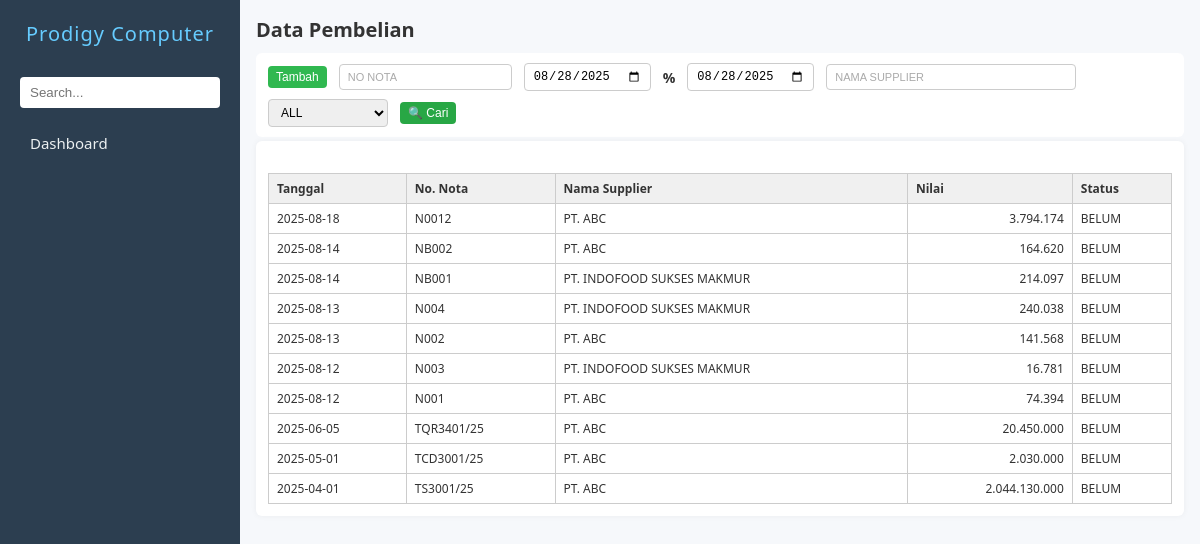
Screenshot of /pembelian.php with the database file from the repository.
### tables this page shows
CREATE TABLE `zbeli` (
  `nonota` char(30) DEFAULT NULL,
  `tgl` date DEFAULT NULL,
  `kodesup` char(10) DEFAULT NULL,
  `kodegd` char(10) NOT NULL,
  `nilai` double DEFAULT 0,
  `lunas` int(11) DEFAULT 0,
  `tgltempo` date DEFAULT NULL,
  `ppn` double(10,2) DEFAULT 0.00,
  `hppn` double(10,2) DEFAULT 0.00,
  `disc1` double(10,2) DEFAULT 0.00,
  `hdisc1` double(10,2) DEFAULT 0.00,
  `disc2` double(10,2) DEFAULT 0.00,
  `hdisc2` double(10,2) DEFAULT 0.00,
  `disc3` double(10,2) DEFAULT 0.00,
  `hdisc3` double(10,2) DEFAULT 0.00,
  `ket` varchar(1000) DEFAULT NULL
);

CREATE TABLE `zsupplier` (
  `kodesup` char(10) NOT NULL,
  `namasup` tinytext NOT NULL,
  `alamat` tinytext NOT NULL,
  `kota` tinytext NOT NULL,
  `ktp` char(20) NOT NULL,
  `npwp` char(30) NOT NULL
);

### pembelian.php (the view, shortened to what this page needs)
<?php
include 'koneksi.php';
$query = mysqli_query($conn, "
    SELECT zbeli.tgl, zbeli.nonota, zsupplier.namasup, zbeli.nilai, zbeli.lunas
    FROM zbeli
    JOIN zsupplier ON zbeli.kodesup = zsupplier.kodesup
    ORDER BY zbeli.tgl DESC, zbeli.nonota DESC
    LIMIT 10
");
?>
<!DOCTYPE html>
<html lang="en">
<head>
    <link rel="stylesheet" href="navbar.css" />
    <link rel="stylesheet" href="form.css" />
</head>
<body>
    <?php
    include 'navbar.php';
    $hakUbah   = $aksesEdit['tambah'];?>
    <main>
        <h2>Data Pembelian</h2>
        <div class="action-bar">
            <button type="button" name="btnTambah" id="btnTambah" class="action-btn tambah" onclick="cekAkses()">Tambah</button>
            <input type="text" name="noNota" id="inputNoNota" placeholder="No Nota" style="text-transform: uppercase;">
            <input type="date" name="tgl1" id="inputTgl1">
            <span>%</span>
            <input type="date" name="tgl2" id="inputTgl2">
            <input type="text" name="namasup" id="inputNamasup" placeholder="Nama supplier" class="medium-input" style="text-transform: uppercase;">
            <select name="statusBayar" id="statusBayar">
                <option value="all">ALL</option>
            </select>
            <button type="button" name="btnSearch" id="btnSearch" class="action-btn cari" onclick="triggerSearch()">🔍 Cari</button>
        </div>
        <form id="pembelianForm" action="prosespembelian.php" method="POST" enctype="multipart/form-data" onsubmit="return validateForm()">
            <div id="tabelHasil" class="form-grid" style="margin-top: 20px;">
                <table class="tabel-hasil">
                    <thead>
                        <tr>
                            <th>Tanggal</th>
                            <th>No. Nota</th>
                            <th>Nama Supplier</th>
                            <th>Nilai</th>
                            <th>Status</th>
                        </tr>
                    </thead>
                    <tbody>
                        <?php while ($row = mysqli_fetch_assoc($query)): ?>
                            <tr onclick="tampilkanKonfirmasiEdit('<?= $row['nonota'] ?>')">
                                <td><?= $row['tgl'] ?></td>
                                <td><?= $row['nonota'] ?></td>
                                <td><?= $row['namasup'] ?></td>
                                <td style="text-align: right;"><?= number_format($row['nilai'], 0, ',', '.') ?></td>
                                <td><?= $row['lunas'] ? 'LUNAS' : 'BELUM' ?></td>
                            </tr>
                        <?php endwhile; ?>
                    </tbody>
                </table>
            </div>
        </form>
    </main>
</body>
</html>

### form.css (style rules this page uses)
* { box-sizing: border-box; margin: 0; padding: 0; }
body { font-family: "Segoe UI", Tahoma, Geneva, Verdana, sans-serif; display: flex; height: 100vh; background: #f6f8fb; color: #333; }
main { padding: 1rem; flex: 1; overflow-y: auto; }
h2 { margin-bottom: 10px; font-size: 20px; }
form { background: #fff; padding: 12px; border-radius: 6px; box-shadow: 0 0 6px rgba(0, 0, 0, 0.05); }
#btnTambah { background-color: #30b850; }
.tabel-hasil { width: 100%; border-collapse: collapse; font-size: 14px; margin-top: 10px; }
.tabel-hasil th, .tabel-hasil td { border: 1px solid #ccc; padding: 8px 10px; text-align: left; }
.tabel-hasil th { background-color: #f0f0f0; font-weight: bold; }
.medium-input { width: 250px; }
.action-bar { display: flex; flex-wrap: wrap; align-items: center; gap: 8px 12px; margin-bottom: 4px; background-color: #fff; padding: 10px 12px; border-radius: 6px; }
.action-bar input[type="text"], .action-bar input[type="date"], .action-bar select { padding: 5px 8px; font-size: 12px; border: 1px solid #ccc; border-radius: 4px; min-width: 120px; }
.action-bar input[type="text"]::placeholder { font-size: 11px; color: #aaa; }
.action-bar span { font-size: 14px; font-weight: bold; }
.action-bar .action-btn { padding: 4px 8px; font-size: 12px; border: none; color: white; border-radius: 4px; cursor: pointer; transition: 0.3s ease; }
.action-bar .action-btn.tambah { background-color: #30b850; }
.action-bar .action-btn.cari { background-color: #28a745; }
.tabel-hasil { width: 100%; border-collapse: collapse; margin-top: 1em; font-size: 12px; border: 1px solid #ccc; }
.tabel-hasil th, .tabel-hasil td { padding: 6px 8px; border: 1px solid #ccc; text-align: left; background-color: #fff; }
.tabel-hasil th { background-color: #f0f0f0; font-weight: bold; color: #333; }

### rows the page displays
zbeli: tgl "2025-08-18", nonota "N0012", zsupplier.namasup "PT. ABC", nilai "3.794.174", lunas "BELUM"
zbeli: tgl "2025-08-14", nonota "NB002", zsupplier.namasup "PT. ABC", nilai "164.620", lunas "BELUM"
zbeli: tgl "2025-08-14", nonota "NB001", zsupplier.namasup "PT. INDOFOOD SUKSES MAKMUR", nilai "214.097", lunas "BELUM"
zbeli: tgl "2025-08-13", nonota "N004", zsupplier.namasup "PT. INDOFOOD SUKSES MAKMUR", nilai "240.038", lunas "BELUM"
zbeli: tgl "2025-08-13", nonota "N002", zsupplier.namasup "PT. ABC", nilai "141.568", lunas "BELUM"
zbeli: tgl "2025-08-12", nonota "N003", zsupplier.namasup "PT. INDOFOOD SUKSES MAKMUR", nilai "16.781", lunas "BELUM"
zbeli: tgl "2025-08-12", nonota "N001", zsupplier.namasup "PT. ABC", nilai "74.394", lunas "BELUM"
zbeli: tgl "2025-06-05", nonota "TQR3401/25", zsupplier.namasup "PT. ABC", nilai "20.450.000", lunas "BELUM"
zbeli: tgl "2025-05-01", nonota "TCD3001/25", zsupplier.namasup "PT. ABC", nilai "2.030.000", lunas "BELUM"
zbeli: tgl "2025-04-01", nonota "TS3001/25", zsupplier.namasup "PT. ABC", nilai "2.044.130.000", lunas "BELUM"
